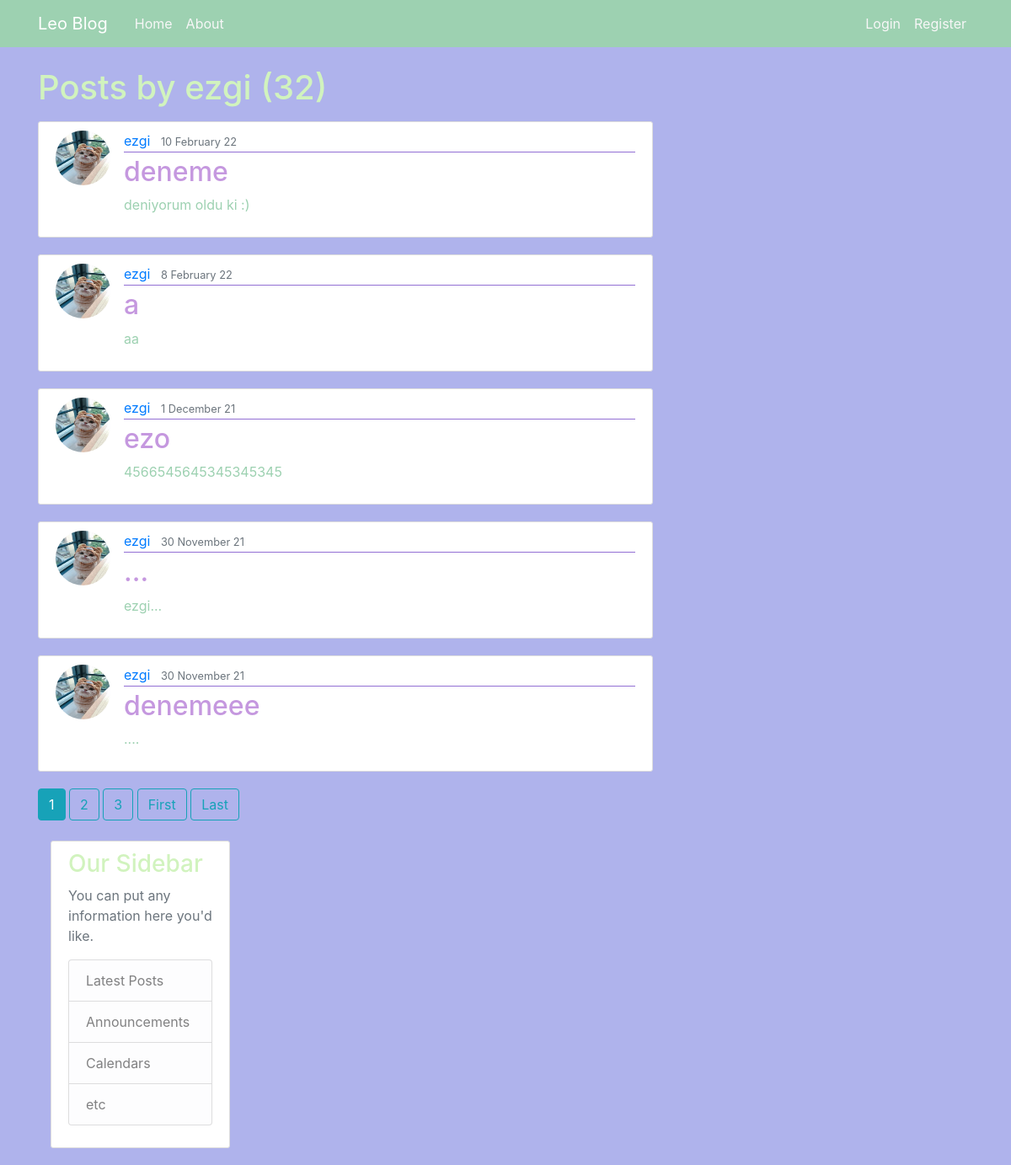
/user/ezgi/, run on the app's committed database.
### blog/models.py (models this page shows, shortened)
class Post(models.Model):
    title = models.CharField(max_length=100)
    content = models.TextField()
    date_posted = models.DateTimeField(default=timezone.now)
    author = models.ForeignKey(User, on_delete=models.CASCADE)

### users/models.py (models this page shows, shortened)
class Profile(models.Model):
    GENDER_CHOICES = (('M', 'Male'),('F', 'Female'))
    CITIES=(('nicosia','nicosia'),('famagusta','famagusta'),('kyrenia','kyrenia'),('omorfo','omorfo'),('lefka','lefka'))
    PETS=(('petsareallowed','I have a pet or I am not against keeping pets at home.'),('petsarenotallowed',"I don't have a pet and I don't want any pets in my house."))
    SMOKE=(("smokingisallowed","I smoke or I am not against smoking in the home."),("smokingisnotallowed" , "I don't smoke and I don't want smoking in my home."))
    ALCHOOL=(("alchoolisallowed","I drink alcohol or I am not against alcohol consumption at home."),("alchoolisnotallowed","I do not drink alcohol and I do not want alcohol consumed in my home."))
    HOME=(("hashome","I have a house and I am looking for a roommate for my house."),("nohome","I do not have a house, I am looking for a house and roommate."))
    user = models.OneToOneField(User, on_delete=models.CASCADE,null=True)
    image = models.ImageField(default='default.jpeg', upload_to='profile_pics')
    name = models.CharField(max_length=100,null=True)
    surname = models.CharField(max_length=100,null=True)
    gender = models.CharField(choices=GENDER_CHOICES, max_length=100,null=True)
    age= models.CharField(max_length=50,null=True)
    city= models.CharField(choices=CITIES, max_length=100,null=True)
    cityofarival= models.CharField(max_length=100,null=True)
    school= models.CharField(max_length=100,null=True)
    department= models.CharField(max_length=100,null=True)
    pets= models.CharField(choices=PETS, max_length=100,null=True)
    smoke= models.CharField(choices=SMOKE, max_length=100,null=True)
    alchool= models.CharField(choices=ALCHOOL, max_length=100,null=True)
    home=models.CharField(choices=HOME, max_length=100,null=True)

### blog/views.py (the view)
# urls.py: path('user/<str:username>/',UserPostListView.as_view(),name='user-posts'),
class UserPostListView(ListView):
    model = Post
    template_name = 'blog/user_post.html'
    context_object_name ='posts'
    paginate_by = 5
    def get_queryset(self):
        user = get_object_or_404(User, username=self.kwargs.get("username"))
        return Post.objects.filter(author=user).order_by("-date_posted")

### blog/templates/blog/user_post.html (shortened to what this page needs)
{% extends "blog/base.html" %}
{% block content %}
    <h1 class = "mb-3">Posts by {{ view.kwargs.username }} ({{ page_obj.paginator.count }})</h1>
    {% for post in posts %}
        <article class="media content-section">
            <img class="rounded-circle article-img" src="{{post.author.profile.image.url}}">
            <div class="media-body">
            <div class="article-metadata">
                <a class="mr-2" href="{% url 'blog:user-posts' post.author.username %}">{{ post.author }}</a>
                <small class="text-muted">{{ post.date_posted|date:"j F y" }}</small>
            </div>
            <h2><a class="article-title" href="{% url 'blog:blog-home-post' post.pk %}">{{ post.title }}</a></h2>
            <p class="article-content">{{ post.content }}</p>
            </div>
        </article>
    {% endfor %}
    {% if is_paginated %}
        {% for num in page_obj.paginator.page_range %}
            {% if page_obj.number == num %}
                <a class="btn btn-info mb-4" href="?page={{ num }}">{{ num }}</a>
            {% elif num > page_obj.number|add:"-3" and num < page_obj.number|add:"3"%}
                <a class="btn btn-outline-info mb-4" href="?page={{ num }}">{{ num }}</a>
            {% endif %}
        {% endfor %}
        {% if page_obj.has_next %}
            <a class="btn btn-outline-info mb-4" href="?page={{page_obj.next_page_number}}">First</a>
            <a class="btn btn-outline-info mb-4" href="?page={{ page_obj.paginator.num_pages }}">Last</a>
        {% endif %}
    {% endif %}
    <div class="col-md-4">
        <div class="content-section">
        <h3>Our Sidebar</h3>
        <p class='text-muted'>You can put any information here you'd like.
            <ul class="list-group">
            <li class="list-group-item list-group-item-light">Latest Posts</li>
            <li class="list-group-item list-group-item-light">Announcements</li>
            <li class="list-group-item list-group-item-light">Calendars</li>
            <li class="list-group-item list-group-item-light">etc</li>
            </ul>
        </p>
        </div>
      </div>
{% endblock content %}

### blog/static/blog/main.css (style rules this page uses)
body { background: #afb3ec; color: #9dd1b1; margin-top: 5rem; }
h1, h2, h3, h4, h5, h6 { color: #d1f3be; }
ul { margin: 0; }
.content-section { background: #ffffff; padding: 10px 20px; border: 1px solid #dddddd; border-radius: 3px; margin-bottom: 20px; }
.article-title { color: #c598df; }
.article-content { white-space: pre-line; }
.article-img { height: 65px; width: 65px; margin-right: 16px; }
.article-metadata { padding-bottom: 1px; margin-bottom: 4px; border-bottom: 1px solid #926fd4 }

### data on the page
Post: author.profile.image (picture), author "ezgi", date_posted "10 February 22", title "deneme", content "deniyorum oldu ki :)"
Post: author.profile.image (picture), author "ezgi", date_posted "8 February 22", title "a", content "aa"
Post: author.profile.image (picture), author "ezgi", date_posted "1 December 21", title "ezo", content "4566545645345345345"
Post: author.profile.image (picture), author "ezgi", date_posted "30 November 21", title "...", content "ezgi..."
Post: author.profile.image (picture), author "ezgi", date_posted "30 November 21", title "denemeee", content "...."

### other printed values
{{ view.kwargs.username }} "ezgi"
{{ page_obj.paginator.count }} "32"
{{ num }} "1"
{{ num }} "2" "3"
